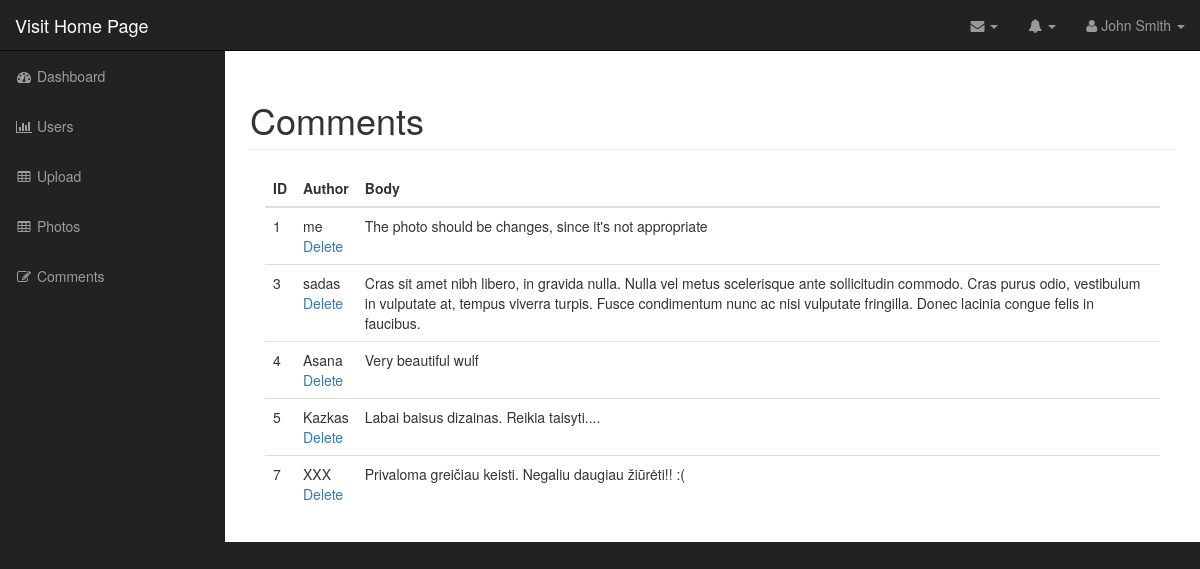
The app's page /admin/comments.php (signed in) with its own data.
### tables this page shows
CREATE TABLE `comments` (
  `id` int(11) NOT NULL,
  `photo_id` int(11) NOT NULL,
  `author` varchar(100) NOT NULL,
  `body` text NOT NULL
);

### admin/includes/database.php (called while the page is built, shortened)
<?php
class Database
{
    public $db;
    function __construct()
    {
        $this->db = $this->open_db_connection();
    }
    public function open_db_connection()
    {
        $this->connection = new mysqli(DB_HOST, DB_USER, DB_PASS, DB_NAME);
        return $this->connection;
    }
    public function query($sql)
    {
        $result = $this->db->query($sql);
        return $result;
    }
}
$database = new Database();
?>

### admin/includes/db_object.php (called while the page is built, shortened)
<?php
class Db_object
{
    public static function find_all()
    {
        return static::find_query("SELECT * FROM " . static::$db_table);
    }
    public static function find_query($sql)
    {
        global $database;
        $result_set = $database->query($sql);
        $object_array = array();
        while ($row = $result_set->fetch_array()) {
            $object_array[] = static::instantiation($row);
        }
        return $object_array;
    }
    public static function instantiation($record)
    {
        $object = new $calling_class();
        foreach ($record as $attribute => $value) {
            if ($object->has_attribute($attribute)) {
                $object->$attribute = $value;
            }
        }
        return $object;
    }
    private function has_attribute($attribute)
    {
        $object_properties = get_object_vars($this);
        return array_key_exists($attribute, $object_properties);
    }
}
?>

### admin/comments.php (the view, shortened to what this page needs)
<?php
include ("includes/header.php");
$comments = Comment::find_all();
?>
<nav class="navbar navbar-inverse navbar-fixed-top" role="navigation">
		<?php include("includes/top_nav.php"); ?>
		<?php include("includes/side_nav.php"); ?>
</nav>
<div id="page-wrapper">
	<div class="container-fluid">
		<div class="row">
			<div class="col-lg-12">
				<h1 class="page-header">Comments</h1>
				<div class="col-md-12">
					<table class="table table-hover">
						<thead>
							<tr>
								<th>ID</th>
								<th>Author</th>
								<th>Body</th>
							</tr>
						</thead>
						<tbody>
						<?php foreach ($comments as $comment) : ?>
						<tr>
								<td><?php echo $comment->id; ?></td>
								<td><?php echo $comment->author; ?>
									<div class="action_links">
										<a class="delete-link" href="delete_comment.php?id=<?php echo $comment->id; ?>">Delete</a>
									</div></td>
								<td><?php echo $comment->body; ?></td>
							</tr>
						<?php endforeach; ?>
					</tbody>
					</table>
				</div>
			</div>
		</div>
	</div>
</div>
<?php include("includes/footer.php"); ?>

### admin/css/sb-admin.css (style rules this page uses)
body { margin-top: 100px; background-color: #222; }
@media (min-width:768px) { body { margin-top: 50px; } }
#page-wrapper { width: 100%; padding: 0; background-color: #fff; }
@media (min-width:768px) { #page-wrapper { padding: 10px; } }

### records on screen
comments: id "1", author "me", body "The photo should be changes, since it's not appropriate"
comments: id "3", author "sadas", body "Cras sit amet nibh libero, in gravida nulla. Nulla vel metus scelerisque ante sollicitudin commodo. Cras purus odio, vestibulum in vulputate at, tempus viverra turpis. Fusce condimentum nunc ac nisi vulputate fringilla. Donec lacinia congue felis in faucibus."
comments: id "4", author "Asana", body "Very beautiful wulf"
comments: id "5", author "Kazkas", body "Labai baisus dizainas. Reikia taisyti...."
comments: id "7", author "XXX", body "Privaloma greičiau keisti. Negaliu daugiau žiūrėti!! :("
